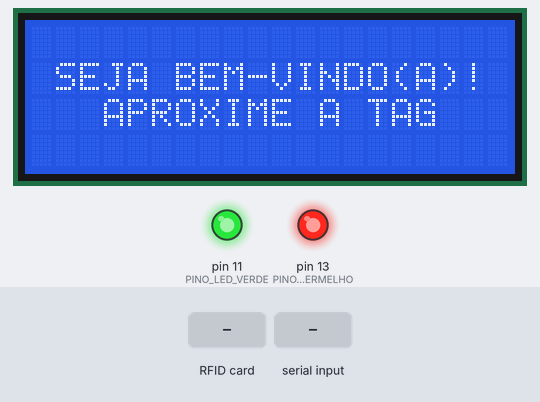
Bench run of a sketch on a simulated Arduino Mega 2560, built with avr-gcc and run on an emulated ATmega2560. Shown: 20×4 character LCD, output pins drawn as LEDs (lit = HIGH). Inputs (shaded band) come from the test bench. Pins used as bus, display or sensor lines are not drawn; what the sketch prints to the serial monitor is not drawn.

Above: at 1.3 s.
1.4 s: RFID card B4 8F C6 CB held to the reader
At 2.6 s:
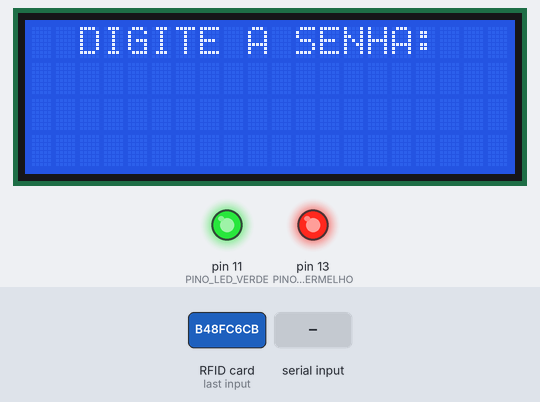
2.9 s: "r" received over Serial
At 3.4 s:
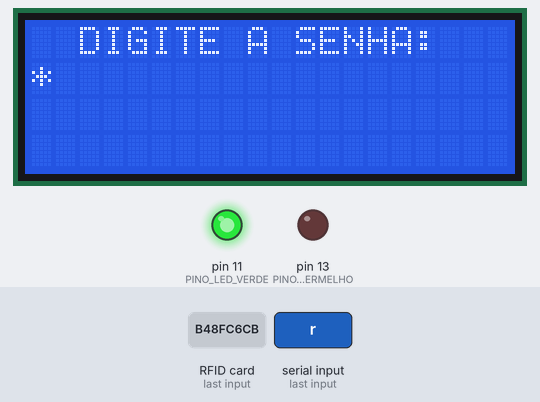
4.4 s: "g" received over Serial
At 5.2 s:
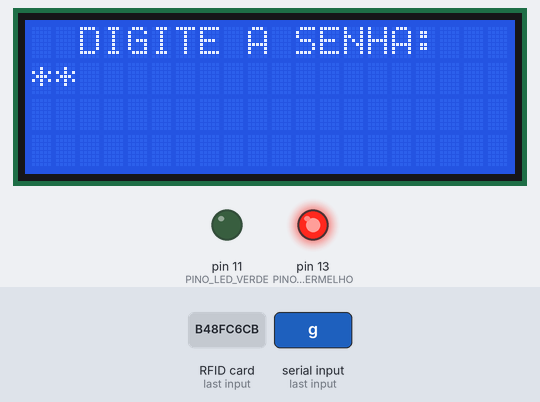
5.9 s: "w" received over Serial
At 6.7 s:
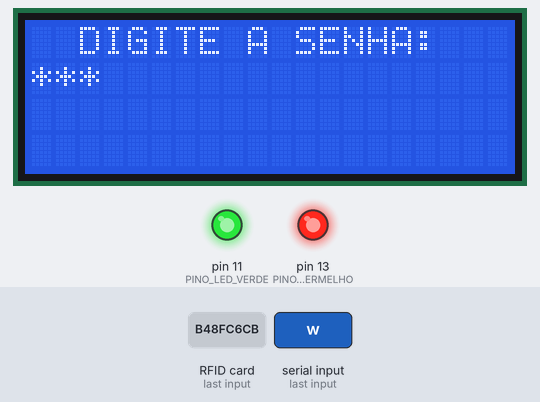
7.4 s: "1" received over Serial
8.9 s: "0" received over Serial
At 10.1 s:
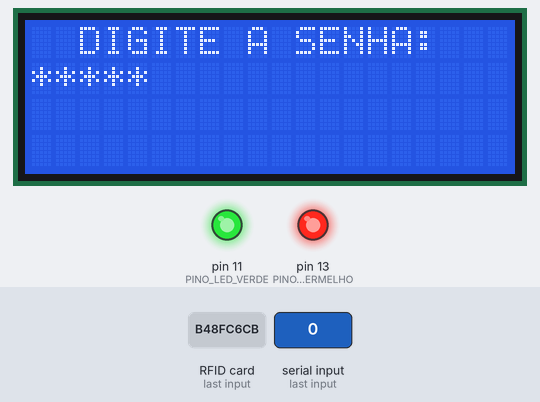
Timing chart, 0 to 11.4 s (numbered marks = the images above; inputs shaded):
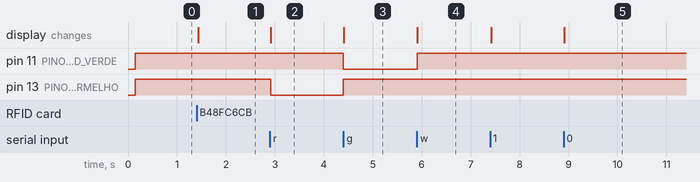

The sketch:

terminal_arduido.ino
```cpp
// aline jéssica david gonçalves
// bibliotecas integração anterior
#include <SPI.h>                            // biblioteca do sensor
#include <MFRC522.h>                        // biblioteca do sensor também
#include <Wire.h>                           // biblioteca lcd
#include <hd44780.h>                        // main hd44780 header
#include <hd44780ioClass/hd44780_I2Cexp.h>  // i2c expander i/o class header=
#include <PS2Keyboard.h>                    // teclado

#define RST_PIN 5  // Configurable, see typical pin layout above
#define SS_PIN 53  // Configurable, see typical pin layout above

// teclado
const int DataPin = 2;
const int IRQpin = 3;

PS2Keyboard keyboard;

// struct para guardar quantas tags e senhas forem necessárias, pois se funciona apara essas, funciona para mais
struct usuario {
  String id;
  String senha;
};

typedef struct usuario User;

User usuarios[3];

MFRC522 mfrc522(SS_PIN, RST_PIN);  // criando instancia MFRC522

hd44780_I2Cexp lcd;  // declaração do lcd

// geometria do LCD
const int LCD_COLS = 20;
const int LCD_ROWS = 4;

// declaração dos LEDS
const int PINO_LED_VERMELHO = 13;  // LED vermelho conectado ao pino 11
const int PINO_LED_VERDE = 11;

// variável de lixo para não armazenar teclas enquanto não tiver lido nenhum id
char lixo;

// variável para reconhecer o estado da leitura caso o id seja encontrado ou não
bool id_encontrado = false;

int indice = -1;

String senha_aux = "";  // inicia a senha a ser lida como vazia

void setup() {

  usuarios[0].id = "B4 8F C6 CB";
  usuarios[0].senha = "8765";

  usuarios[1].id = "13 2E 3A AA";
  usuarios[1].senha = "6969";  // mudando de acordo com o que for testado no ataque

  usuarios[2].id = "03 A4 69 9A";
  usuarios[2].senha = "7632";

  Serial.begin(9600);
  Serial.println("Código ativo agora.");

  // inicializando o LCD
  lcd.begin(LCD_COLS, LCD_ROWS);
  home_lcd();  // chamando a função home para o LCD

  // leitura de RFID
  while (!Serial)
    ;
  SPI.begin();
  mfrc522.PCD_Init();  // Inicia o RFID - MFRC522
  // delay(4);
  mfrc522.PCD_DumpVersionToSerial();
  Serial.println(F("Saida setup"));

  // inicializando os LEDS
  pinMode(PINO_LED_VERMELHO, OUTPUT);  // Define pino 10 como saida
  pinMode(PINO_LED_VERDE, OUTPUT);     // Define pino 11 como saida
  // desligando os LEDs
  digitalWrite(PINO_LED_VERDE, HIGH);     // LED Verde apagado
  digitalWrite(PINO_LED_VERMELHO, HIGH);  // LED Vermelho apagado

  keyboard.begin(DataPin, IRQpin);
}

void loop() {
  // variável auxiliar que lê as teclas
  char c = keyboard.read();

  // teste para verificação de cores, sem importância para o resto do código
  if (Serial.available()) {
    char c = Serial.read();
    Serial.println(c);
    if (c == 'r') {
      digitalWrite(PINO_LED_VERMELHO, LOW);
      digitalWrite(PINO_LED_VERDE, HIGH);
    } else if (c == 'g') {
      digitalWrite(PINO_LED_VERMELHO, HIGH);
      digitalWrite(PINO_LED_VERDE, LOW);
    } else if (c == 'w') {
      digitalWrite(PINO_LED_VERMELHO, HIGH);
      digitalWrite(PINO_LED_VERDE, HIGH);
    }


    if (id_encontrado == true) {
      if (c == 'e') {
        Serial.println("Enter.");
        if (senha_aux == usuarios[indice].senha) {  // Verifica se a senha digitada esta correta

          Serial.println("Senha confirmada!");  // Exibe a mensagem que a senha esta correta]
          lcd.setCursor(0, 2);
          lcd.print("   SENHA CORRETA.");
          lcd.setCursor(0, 3);
          lcd.print("  ACESSO LIBERADO.");
          // acende o led verde caso entrada liberada e deixa aceso até que o proximo id seja lido
          digitalWrite(PINO_LED_VERDE, LOW);
          id_encontrado = false;
          home_lcd();
          return 0;
        } else {  // Caso a senha esteja incorreta
          Serial.println();
          Serial.println("Senha incorreta!");  // Exibe a mensagem que a senha esta correta
          lcd.setCursor(0, 2);
          lcd.print("  SENHA INCORRETA.");
          lcd.setCursor(0, 3);
          lcd.print("   ACESSO NEGADO.");
          // acende o led vermelho caso entrada negada e deixa aceso até que o proximo id seja lido
          digitalWrite(PINO_LED_VERMELHO, LOW);
          id_encontrado = false;
          home_lcd();
          return 1;
        }
      } else {
        lcd.print("*");                     // exibindo no lcd para cada dígito
        Serial.println(c);                  // Exibe a tecla pressionada
        senha_aux = senha_aux + String(c);  // Salva o valor da tecla pressionada na variavel senha
        Serial.println(senha_aux);
      }
    }
  }

  // LENDO E PRINTANDO O ID A PARTIR DO CÓDIGO DE IOT
  if (mfrc522.PICC_IsNewCardPresent() && mfrc522.PICC_ReadCardSerial() && id_encontrado == false) {
    String id = lerRFID();
    Serial.println("UID da tag: " + id);

    mfrc522.PICC_HaltA();  // interrompe leitura (não fica repetindo)
    mfrc522.PCD_StopCrypto1();

    // verifica se o id não está vazio e se pertence aos dados
    if (id != "") {
      indice = -1;

      for (int i = 0; i < 3; i++) {
        if (usuarios[i].id == id) {
          id_encontrado = true;
          senha_aux = "";
          Serial.println("Digite a senha:");
          lcd.clear();
          lcd.print("  DIGITE A SENHA:");
          lcd.setCursor(0, 1);
          // apaga o led que esteja lidago (caso já tenha sido lido anteriormente)
          digitalWrite(PINO_LED_VERMELHO, HIGH);
          digitalWrite(PINO_LED_VERDE, HIGH);
          // leitura de senha
          Serial.println("Comecei a ler.");
          indice = i;
          return;
        }
      }
      lcd.clear();
      lcd.setCursor(0, 1);
      lcd.print("TAG NAO IDENTIFICADA");
      lcd.setCursor(0, 2);
      lcd.print("   ACESSO NEGADO.");
      delay(2000);
      //id = "";
      home_lcd();
    }
  }

  if (id_encontrado == true) {

    if (keyboard.available()) {
      c = keyboard.read();
      // caso a teclça enter seja presisonada, validar a senha
    }
  }
}

// leitura de RFID as partir do código de IOT
String lerRFID() {
  String id = "";
  for (byte i = 0; i < mfrc522.uid.size; i++) {
    if (i > 0) {
      id += " ";
    }
    if (mfrc522.uid.uidByte[i] < 0x10) {
      id += "0";
    }
    id += String(mfrc522.uid.uidByte[i], HEX);
  }
  id.toUpperCase();
  return id;
}

// Função de atualização do LCD quando for digitar a senha
void home_lcd(void) {
  lcd.clear();
  lcd.setCursor(0, 1);
  lcd.print(" SEJA BEM-VINDO(A)!");
  lcd.setCursor(0, 2);
  lcd.print("   APROXIME A TAG");
}
```

Measured:
- after the input at 1.4 s, the display: changes at once (image 1)
- after the input at 2.9 s, pin 13 (PINO_LED_VERMELHO): HIGH → LOW at once; the display: changes at once (image 2)
- after the input at 4.4 s, pin 11 (PINO_LED_VERDE): HIGH → LOW at once; pin 13 (PINO_LED_VERMELHO): LOW → HIGH at once; the display: changes at once (image 3)
- after the input at 5.9 s, pin 11 (PINO_LED_VERDE): LOW → HIGH at once; the display: changes at once (image 4)
- after the input at 8.9 s, the display: changes at once (image 5)
